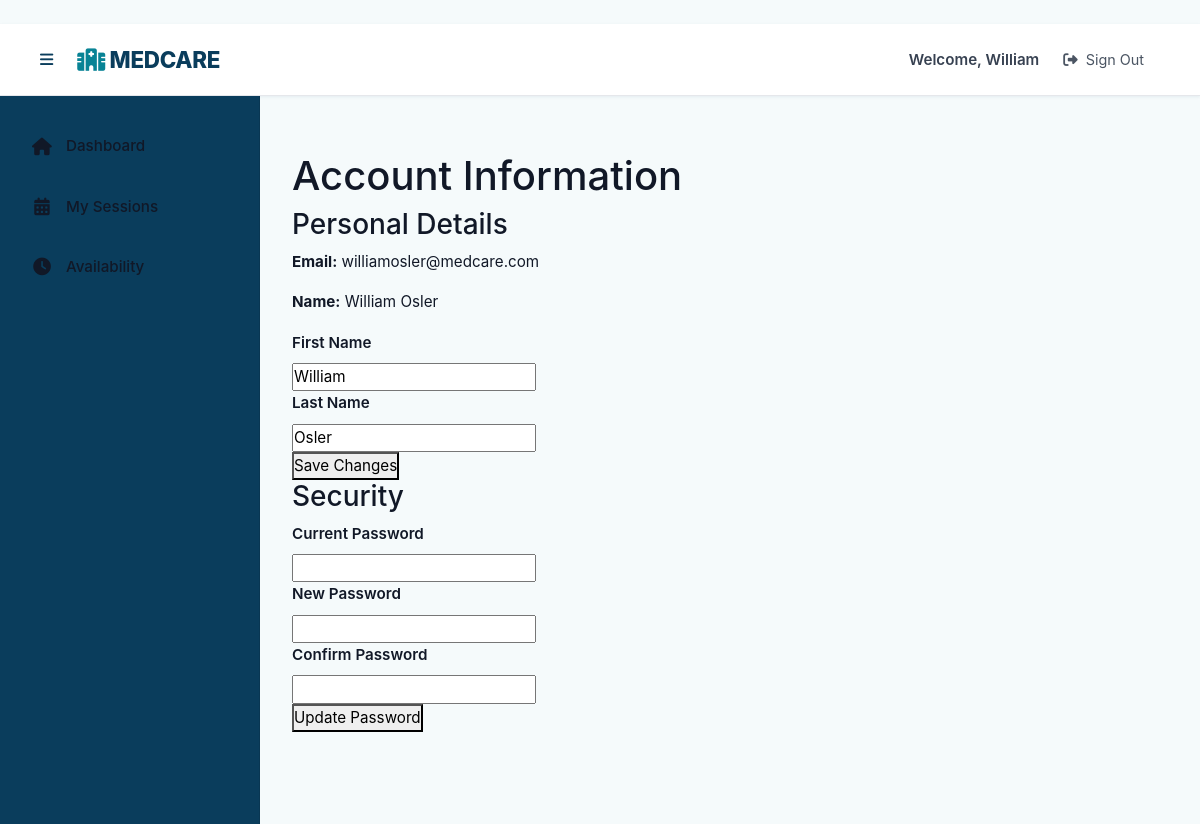
The app's page /profile (signed in) with its own data.
### models.py (models this page shows, shortened)
class Account(db.Model, UserMixin):
    __tablename__ = "account"
    account_id = db.Column(db.Integer, primary_key=True)
    email_address = db.Column(db.String(120), unique=True, nullable=False)
    credential_hash = db.Column(db.String(255))
    given_name = db.Column(db.String(80))
    surname = db.Column(db.String(80))
    tier_id = db.Column(db.Integer, db.ForeignKey("access_level.tier_id"))
    is_enabled = db.Column(db.Boolean, default=True)
    created_on = db.Column(db.DateTime, default=datetime.utcnow)
    access_tier = db.relationship("AccessLevel")
    @property
    def full_name(self):
        return f"{self.given_name or ''} {self.surname or ''}".strip()

### routes/identity.py (the view)
@identity_bp.route("/profile")
@login_required
def profile_view():
    return render_template("authentication/profile_view.html", account=current_user)

### app.py (called while the page is built)
@login_mgr.user_loader
def load_user(user_id):
    try:
        return Account.query.get(int(user_id))
    except:
        return None

### templates/authentication/profile_view.html (shortened to what this page needs)
{% extends "base.html" %}
{% block content %}
<div class="profile-wrapper">
    <div class="profile-panel">
        <h1>Account Information</h1>
        <div class="profile-section">
            <h3>Personal Details</h3>
            <p><strong>Email:</strong> {{ account.email_address }}</p>
            <p><strong>Name:</strong> {{ account.full_name or 'Not specified' }}</p>
            <form method="POST" action="{{ url_for('identity.update_profile') }}" class="profile-form">
                <div class="form-field">
                    <label for="given_name" class="form-label">First Name</label>
                    <input type="text" id="given_name" name="given_name" class="form-input"
                           value="{{ account.given_name or '' }}">
                </div>
                <div class="form-field">
                    <label for="surname" class="form-label">Last Name</label>
                    <input type="text" id="surname" name="surname" class="form-input"
                           value="{{ account.surname or '' }}">
                </div>
                <button type="submit" class="form-submit">Save Changes</button>
            </form>
        </div>
        <div class="profile-section">
            <h3>Security</h3>
            <form method="POST" action="{{ url_for('identity.change_password') }}" class="profile-form">
                <div class="form-field">
                    <label for="old_credential" class="form-label">Current Password</label>
                    <input type="password" id="old_credential" name="old_credential" class="form-input" required>
                </div>
                <div class="form-field">
                    <label for="new_credential" class="form-label">New Password</label>
                    <input type="password" id="new_credential" name="new_credential" class="form-input" required>
                </div>
                <div class="form-field">
                    <label for="confirm_credential" class="form-label">Confirm Password</label>
                    <input type="password" id="confirm_credential" name="confirm_credential" class="form-input" required>
                </div>
                <button type="submit" class="form-submit">Update Password</button>
            </form>
        </div>
    </div>
</div>
{% endblock %}

### templates/base.html (shortened to what this page needs)
﻿<!doctype html>
<html lang="en">
  <head>
    <link href="https://cdn.jsdelivr.net/npm/bootstrap@5.3.2/dist/css/bootstrap.min.css" rel="stylesheet">
    <link rel="stylesheet" href="https://cdnjs.cloudflare.com/ajax/libs/font-awesome/6.4.0/css/all.min.css">
    <link rel="stylesheet" href="{{ url_for('static', filename='style.css') }}">
  </head>
  <body class="app-body">
    <div class="app-layout">
      <nav class="app-navbar">
        <div class="navbar-content d-flex justify-content-between align-items-center px-3">
          <div class="navbar-brand-section d-flex align-items-center">
            <button class="sidebar-toggle btn btn-link p-0 me-2" id="sidebarToggle" aria-label="Toggle sidebar">
              <i class="fas fa-bars"></i>
            </button>
            <a href="{{ url_for('home') }}" class="navbar-brand">
              <i class="fas fa-hospital"></i> MEDCARE
            </a>
          </div>
          <div class="navbar-user-section">
            {% if current_user.is_authenticated %}
              <div class="user-info d-flex align-items-center gap-2">
                <span class="user-greeting">Welcome, {{ current_user.given_name or 'User' }}</span>
                <a href="{{ url_for('identity.signout') }}" class="navbar-link">
                  <i class="fas fa-sign-out-alt"></i> Sign Out
                </a>
              </div>
            {% else %}
              <a href="{{ url_for('identity.signin') }}" class="navbar-link">
                <i class="fas fa-sign-in-alt"></i> Sign In
              </a>
            {% endif %}
          </div>
        </div>
      </nav>
      <div class="app-container d-flex">
        {% if current_user.is_authenticated %}
        <aside class="app-sidebar" id="appSidebar">
          <nav class="sidebar-menu d-flex flex-column">
            {% if current_user.access_tier.tier_name == 'admin' %}
              <a href="{{ url_for('governance.hub') }}" class="sidebar-item {% if request.endpoint == 'governance.hub' %}active{% endif %}">
                <i class="fas fa-chart-line"></i><span class="item-text">Dashboard</span>
              </a>
              <a href="{{ url_for('governance.list_providers') }}" class="sidebar-item {% if request.endpoint == 'governance.list_providers' %}active{% endif %}">
                <i class="fas fa-user-md"></i><span class="item-text">Doctors</span>
              </a>
              <a href="{{ url_for('governance.list_recipients') }}" class="sidebar-item {% if request.endpoint == 'governance.list_recipients' %}active{% endif %}">
                <i class="fas fa-users"></i><span class="item-text">Patients</span>
              </a>
              <a href="{{ url_for('governance.list_clinics') }}" class="sidebar-item {% if request.endpoint == 'governance.list_clinics' %}active{% endif %}">
                <i class="fas fa-clinic-medical"></i><span class="item-text">Services</span>
              </a>
              <a href="{{ url_for('governance.list_sessions') }}" class="sidebar-item {% if request.endpoint == 'governance.list_sessions' %}active{% endif %}">
                <i class="fas fa-calendar-check"></i><span class="item-text">Sessions</span>
              </a>
            {% elif current_user.access_tier.tier_name == 'provider' %}
              <a href="{{ url_for('provision.hub') }}" class="sidebar-item {% if request.endpoint == 'provision.hub' %}active{% endif %}">
                <i class="fas fa-home"></i><span class="item-text">Dashboard</span>
              </a>
              <a href="{{ url_for('provision.view_sessions') }}" class="sidebar-item {% if request.endpoint == 'provision.view_sessions' %}active{% endif %}">
                <i class="fas fa-calendar-alt"></i><span class="item-text">My Sessions</span>
              </a>
              <a href="{{ url_for('provision.manage_availability') }}" class="sidebar-item {% if request.endpoint == 'provision.manage_availability' %}active{% endif %}">
                <i class="fas fa-clock"></i><span class="item-text">Availability</span>
              </a>
            {% endif %}
          </nav>
        </aside>
        {% endif %}
        <main class="app-main flex-grow-1">
          <div class="page-content">
            {% block content %}{% endblock %}
          </div>
        </main>
      </div>
    </div>
  </body>
</html>

### static/style.css (style rules this page uses)
:root { --primary-dark: #0A4D68; --primary-main: #088395; --primary-light: #05BFDB; --secondary: #00D9FF; --accent: #0099B8; --white: #FFFFFF; --bg-light: #F5FAFB; --bg-lighter: #F0F8FA; --surface: #FAFBFC; --gray-50: #F9FAFB; --gray-100: #F3F4F6; --gray-200: #E5E7EB; --gray-300: #D1D5DB; --gray-400: #9CA3AF; --gray-500: #6B7280; --gray-600: #4B5563; --gray-700: #374151; --gray-800: #1F2937; --gray-900: #111827; --success: #10B981; --success-light: #D1FAE5; --warning: #F59E0B; --warning-light: #FEF3C7; --danger: #EF4444; --danger-light: #FEE2E2; --info: #3B82F6; --info-light: #DBEAFE; --shadow-sm: 0 1px 3px rgba(10, 77, 104, 0.08); --shadow-md: 0 4px 12px rgba(10, 77, 104, 0.12); --shadow-lg: 0 8px 24px rgba(10, 77, 104, 0.15); --shadow-xl: 0 12px 32px rgba(10, 77, 104, 0.18); --radius-sm: 0.375rem; --radius-md: 0.5rem; --radius-lg: 0.75rem; --radius-xl: 1rem; --radius-2xl: 1.25rem; --transition: all 0.3s cubic-bezier(0.4, 0, 0.2, 1); --font-sans: -apple-system, BlinkMacSystemFont, 'Segoe UI', Roboto, 'Helvetica Neue', Arial, sans-serif; --navy: #0A3D5C; --blue: #088395; --light-blue: #05BFDB; --teal: #00D9FF; }
* { margin: 0; padding: 0; box-sizing: border-box; }
html, body { height: 100%; font-family: var(--font-sans); background: var(--bg-light); color: var(--gray-900); line-height: 1.6; }
body { font-size: 0.95rem; -webkit-font-smoothing: antialiased; -moz-osx-font-smoothing: grayscale; }
.app-layout { display: flex; flex-direction: column; min-height: 100vh; background: var(--white); }
.app-navbar { background: var(--white); border-bottom: 1px solid var(--gray-200); padding: 1rem 1.5rem; box-shadow: var(--shadow-sm); position: sticky; top: 0; z-index: 100; }
.navbar-content { display: flex; justify-content: space-between; align-items: center; max-width: 100%; }
.navbar-brand-section { display: flex; align-items: center; gap: 1rem; }
.navbar-brand { font-size: 1.4rem; font-weight: 800; color: var(--navy); text-decoration: none; letter-spacing: -0.3px; }
.navbar-brand i { color: var(--blue); }
.sidebar-toggle { background: none; border: none; font-size: 1.25rem; color: var(--navy); cursor: pointer; padding: 0.5rem; transition: var(--transition); display: inline-flex; }
.navbar-user-section { display: flex; align-items: center; gap: 1.5rem; }
.user-greeting { font-weight: 600; color: var(--gray-700); font-size: 0.95rem; }
.navbar-link { color: var(--gray-600); text-decoration: none; font-size: 0.9rem; display: flex; align-items: center; gap: 0.5rem; padding: 0.5rem 1rem; border-radius: var(--radius-md); transition: var(--transition); }
.app-container { display: flex; flex: 1; overflow: hidden; }
.app-sidebar { width: 260px; background: var(--navy); border-right: 1px solid rgba(0,0,0,0.1); overflow-y: auto; padding: 1.5rem 0; transition: width 0.4s cubic-bezier(0.4, 0, 0.2, 1), margin-left 0.4s cubic-bezier(0.4, 0, 0.2, 1); }
.sidebar-item .item-text { transition: opacity 0.4s cubic-bezier(0.4, 0, 0.2, 1), visibility 0.4s cubic-bezier(0.4, 0, 0.2, 1); white-space: nowrap; }
.sidebar-menu { display: flex; flex-direction: column; gap: 0.5rem; }
.sidebar-item { display: flex; align-items: center; gap: 0.875rem; padding: 0.875rem 1.25rem; color: var(--gray-900); text-decoration: none; font-size: 0.95rem; font-weight: 500; transition: var(--transition); margin: 0 0.75rem; border-radius: var(--radius-md); }
.sidebar-item i { width: 20px; text-align: center; font-size: 1.1rem; }
.app-main { flex: 1; overflow-y: auto; padding: 2rem; background: var(--bg-light); }
.page-content { max-width: 1200px; margin: 0 auto; }
.btn { display: inline-flex; align-items: center; gap: 0.5rem; padding: 0.75rem 1.5rem; border: none; border-radius: var(--radius-lg); font-size: 0.95rem; font-weight: 600; cursor: pointer; transition: var(--transition); text-decoration: none; }
.form-label { display: block; margin-bottom: 0.5rem; font-weight: 600; color: var(--gray-900); font-size: 0.95rem; }
.gap-2 { gap: 1rem; }

### records on screen
Account: given_name "William", email_address "williamosler@medcare.com", given_name+surname "William Osler", surname "Osler"
